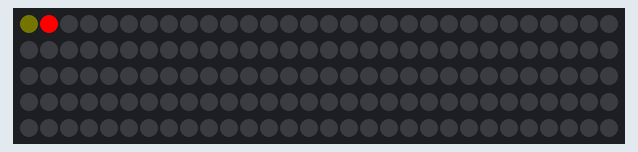
The sketch below on a simulated Arduino Uno, built with avr-gcc and run on an emulated ATmega328P. Parts: 150 RGB LEDs in strip order, left to right, continuing on the next row. Dim RGB values are drawn brighter than linear.

Above: at 0.06 s.
At 6.79 s:
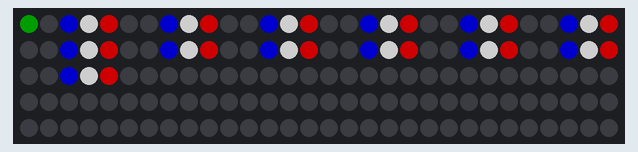
At 13.62 s:
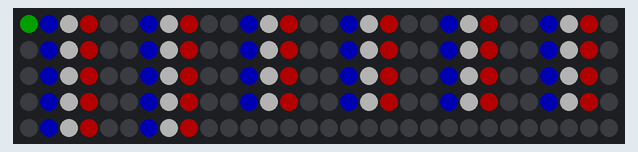
At 20.46 s:
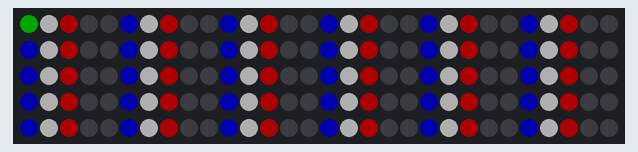
At 27.29 s:
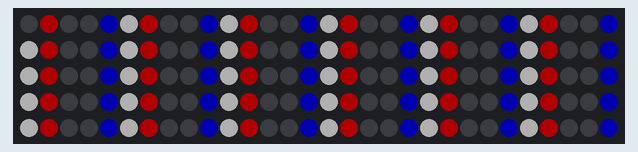
At 39.89 s:
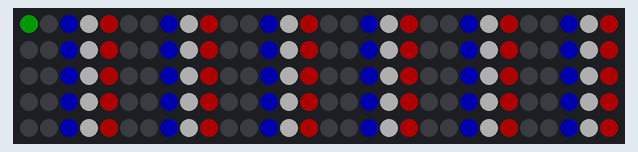

The sketch:

Albero_NeoPixel2.ino
```cpp
#include <FastLED.h>
FASTLED_USING_NAMESPACE

#define DATA_PIN            6
#define NUM_LEDS            150
#define MAX_POWER_MILLIAMPS 500
#define LED_TYPE            WS2812B
#define COLOR_ORDER         GRB

CRGB leds[NUM_LEDS];

void setup() {
  FastLED.addLeds<LED_TYPE,DATA_PIN,COLOR_ORDER>(leds, NUM_LEDS).setCorrection( TypicalLEDStrip );
  FastLED.setMaxPowerInVoltsAndMilliamps( 5, MAX_POWER_MILLIAMPS);

  for (int i = 0; i < NUM_LEDS; i++) leds[i] = CRGB::Black;
  FastLED.show();
}

int c = 0;

void loop() {
  if ((c%5) == 0) leds[0] = CRGB::Red;
  if ((c%5) == 1) leds[0] = CRGB::White;
  if ((c%5) == 2) leds[0] = CRGB::Blue;
  if ((c%5) == 3) leds[0] = CRGB::Black;
  if ((c%5) == 4) leds[0] = CRGB::Black;
  c++;

  for (int i = NUM_LEDS-1; i >= 0; i--) {
    leds[i] = leds[i-1];
  }
  FastLED.show();
  delay(100);
}
```
